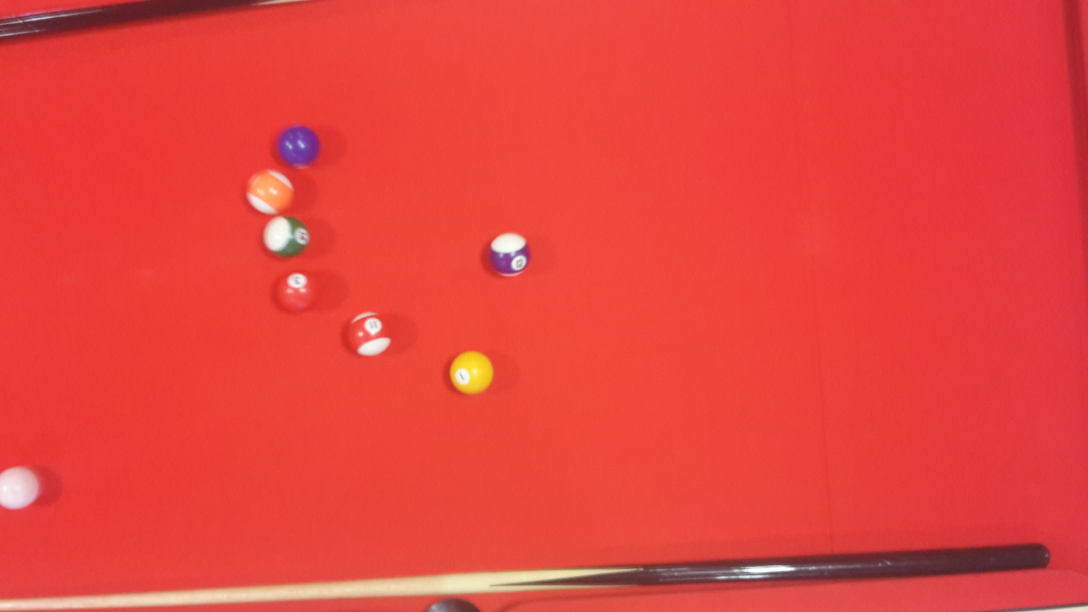
#> input picture tools/img1.jpg, 3264 x 1836 px (shown at 1/3 size)
$ python -i demo.py   (imports and definitions only)   (older library calls are emulated)
#> lines starting #> are read from the running program, lines starting #| are printed output that depends on the picture
from __future__ import print_function

import numpy as np
import cv2


def demo(infile):
    # Load an color image in grayscale
#> called with infile = '../tools/img1.jpg'
    buf = np.fromfile(infile, np.dtype('byte'))
    img = cv2.imdecode(buf, cv2.IMREAD_COLOR)
#> img is the input picture: shape (1836, 3264, 3); mean B, G, R 61.7, 67.3, 230.3
    output = img.copy()
    img_bw = cv2.cvtColor(img, cv2.COLOR_BGR2GRAY)
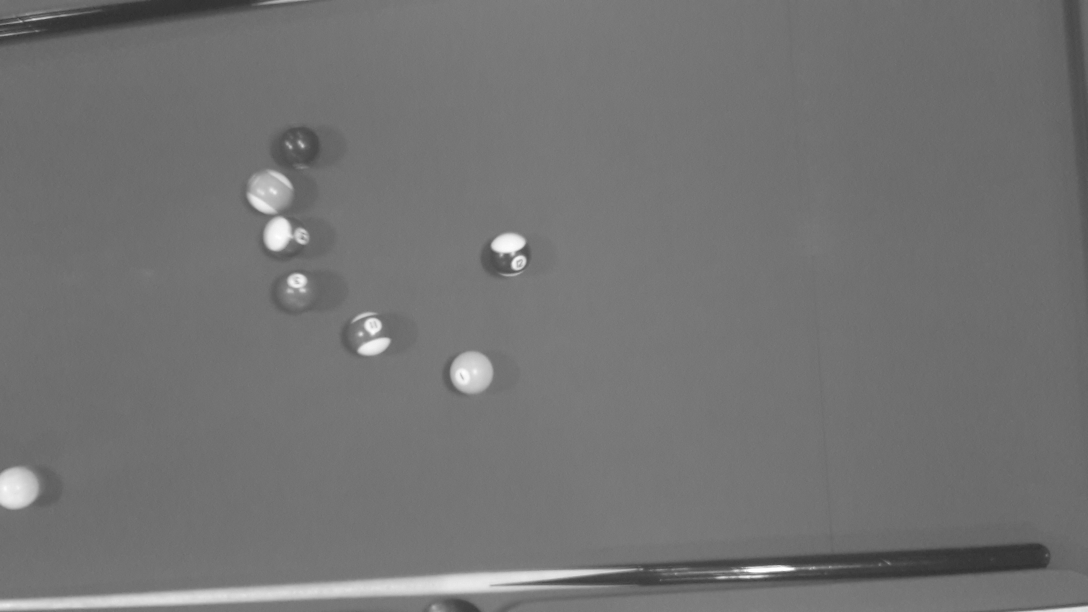
#> img_bw: shape (1836, 3264) (shown at 1/3 size); min 43, max 255, mean 115.4

    cv2.namedWindow('Pool Table', cv2.WINDOW_NORMAL)
    cv2.imshow('Pool Table', img)
    cv2.namedWindow('Pool Table BW', cv2.WINDOW_NORMAL)
    cv2.imshow('Pool Table BW', img_bw)
    # [7 lines of commented-out code are left out]
    use = cv2.Canny(img, 70, 100)
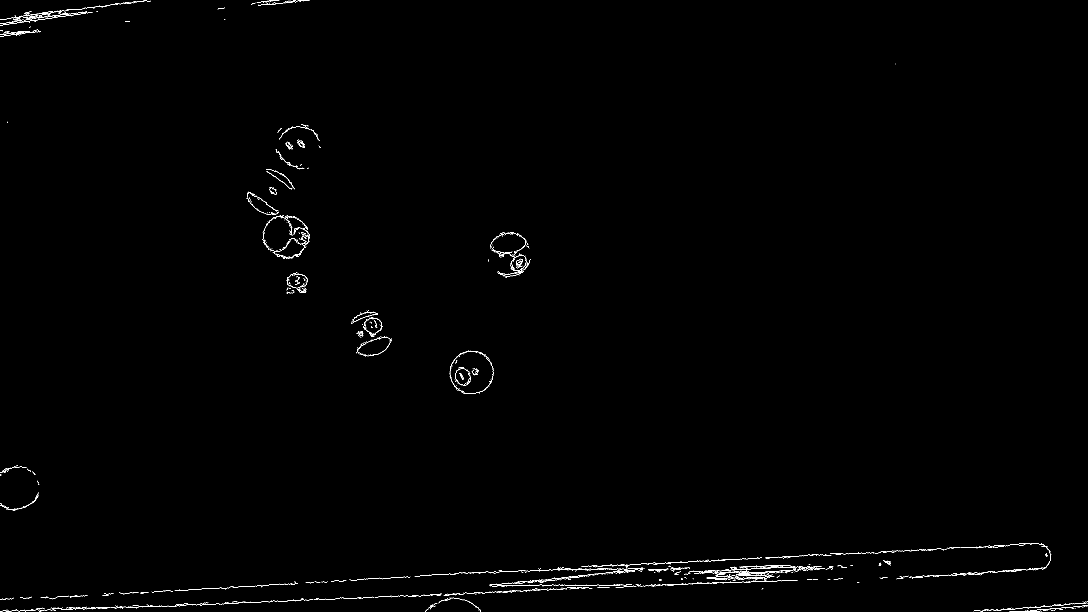
#> use: shape (1836, 3264) (shown at 1/3 size); 0.37% white in thin lines or dots
    cv2.namedWindow('Pool Table Using', cv2.WINDOW_NORMAL)
    cv2.imshow('Pool Table Using', use)
    circles = cv2.HoughCircles(use, cv2.cv.CV_HOUGH_GRADIENT, dp=4, minDist=20,
                               param2=90.0, minRadius=57, maxRadius=65)
#> circles = 15 rows, first 8: [1526, 762, 62.6], [1418, 1118, 62.6], [850, 710, 62.6], [54, 1462, 62.6], [898, 438, 62.6], [814, 698, 58.4], [3114, 1770, 62.6], [2262, 1658, 62.6]
    #, circles[, param1[, param2[, minRadius[, maxRadius]]]]]))
    print(len(circles))
#| 1
    print(circles[0])
#> (printed output is left out)

    if circles is not None:
        # convert the (x, y) coordinates and radius of the circles to integers
        circles = np.round(circles[0, :]).astype("int")
#> circles = 15 rows, first 8: [1526, 762, 63], [1418, 1118, 63], [850, 710, 63], [54, 1462, 63], [898, 438, 63], [814, 698, 58], [3114, 1770, 63], [2262, 1658, 63]

        # loop over the (x, y) coordinates and radius of the circles
        for (x, y, r) in circles:
            cv2.circle(output, (x, y), r, (0, 255, 0), 4)
            cv2.rectangle(output, (x - 5, y - 5), (x + 5, y + 5), (0, 128, 255), -1)
#> this loop made 15 passes
#> (x, y, r) on passes 1 to 12: (1526, 762, 63), (1418, 1118, 63), (850, 710, 63), (54, 1462, 63), (898, 438, 63), (814, 698, 58), (3114, 1770, 63), (2262, 1658, 63), (2230, 1778, 63), (1110, 1010, 58), (3034, 1770, 63), (802, 578, 63)

        # show the output image
        cv2.namedWindow('output', cv2.WINDOW_NORMAL)
        cv2.imshow("output", output)

    cv2.waitKey(0)
    cv2.destroyAllWindows()

>>> result = demo('../tools/img1.jpg')
